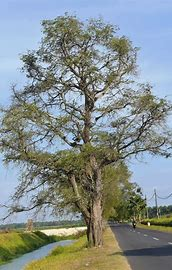
#> input picture Tugas 9 Pengolahan Citra Digital/pohon.jpg, 172 x 270 px, found by its file name
$ python edge_detection.py
#> lines starting #> are read from the running program, lines starting #| are printed output that depends on the picture
import imageio
import numpy as np
import matplotlib.pyplot as plt

def roberts_operator(image):
    """
    Implementasi Deteksi Tepi dengan Operator Robert
    """
    # Kernel Robert
    kernel_robert_x = np.array([[1, 0], [0, -1]])
    kernel_robert_y = np.array([[0, 1], [-1, 0]])

    # Konvolusi dengan kernel Robert
    gx = convolve2d(image, kernel_robert_x)
    gy = convolve2d(image, kernel_robert_y)

    # Magnitudo gradien
    gradient_magnitude = np.hypot(gx, gy)
    return gradient_magnitude

def sobel_operator(image):
    """
    Implementasi Deteksi Tepi dengan Operator Sobel
    """
    # Kernel Sobel
    kernel_sobel_x = np.array([[-1, 0, 1], [-2, 0, 2], [-1, 0, 1]])
    kernel_sobel_y = np.array([[-1, -2, -1], [0, 0, 0], [1, 2, 1]])

    # Konvolusi dengan kernel Sobel
    gx = convolve2d(image, kernel_sobel_x)
    gy = convolve2d(image, kernel_sobel_y)

    # Magnitudo gradien
    gradient_magnitude = np.hypot(gx, gy)
    return gradient_magnitude

def convolve2d(image, kernel):
    """
    Fungsi untuk melakukan konvolusi 2D pada gambar grayscale
    """
    image_h, image_w = image.shape
    kernel_h, kernel_w = kernel.shape

    # Padding untuk menjaga ukuran output sama dengan input
    pad_h = kernel_h // 2
    pad_w = kernel_w // 2
    padded_image = np.pad(image, ((pad_h, pad_h), (pad_w, pad_w)), mode='constant', constant_values=0)

    # Output hasil konvolusi
    output = np.zeros_like(image)
    for i in range(image_h):
        for j in range(image_w):
            region = padded_image[i:i+kernel_h, j:j+kernel_w]
            output[i, j] = np.sum(region * kernel)
    return output

def main():
    # Membaca gambar dalam format grayscale
    image_path = r'C:\Users\ASUS\Documents\Smester 5\Pengolahan citra digital\Tugas 9 Pengolahan Citra Digital\pohon.jpg'
    image = imageio.imread(image_path, mode='F')  # Use mode='F' for floating-point grayscale
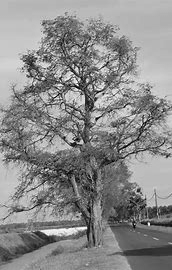
#> image: shape (270, 172) float32; min 0.228, max 254.1, mean 139.2

    # Robert Operator
    edge_roberts = roberts_operator(image)
#> in convolve2d, `padded_image = np.pad(image, ((pad_h, pad_h), (pad_w, pad_w)), mode='c..`:
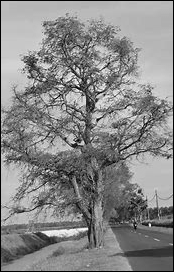
#> padded_image: shape (272, 174) float32; min 0, max 254.1, mean 136.6
#> after the loop in convolve2d, `for i in range(image_h):`:
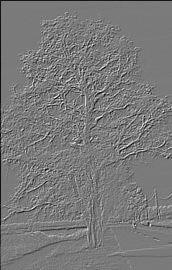
#> output: shape (270, 172) float32; min -223.2, max 240.7, mean -1.4; drawn with min black and max white
#> after the loop in convolve2d (call 2), `for i in range(image_h):`:
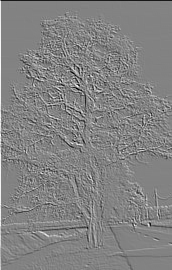
#> output: shape (270, 172) float32; min -227.8, max 216.1, mean 0.4; drawn with min black and max white

    # Sobel Operator
    edge_sobel = sobel_operator(image)
#> after the loop in convolve2d (call 3), `for i in range(image_h):`:
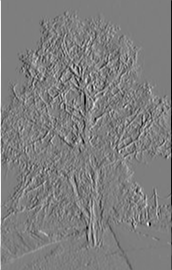
#> output: shape (270, 172) float32; min -825.6, max 840.1, mean -0.4; drawn with min black and max white
#> after the loop in convolve2d (call 4), `for i in range(image_h):`:
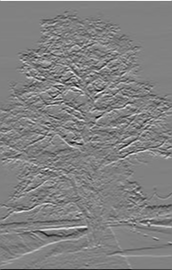
#> output: shape (270, 172) float32; min -869.6, max 845.9, mean -0.7; drawn with min black and max white
#> in sobel_operator, `gradient_magnitude = np.hypot(gx, gy)`:
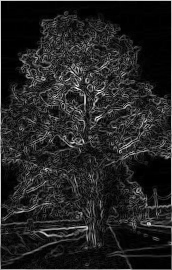
#> gradient_magnitude: shape (270, 172) float32; min 0, max 945.4, mean 132.9; drawn with min black and max white

    # Menampilkan hasil perbandingan
    plt.figure(figsize=(12, 6))

    plt.subplot(1, 3, 1)
    plt.title("Original Image")
    plt.imshow(image, cmap='gray')
    plt.axis('off')

    plt.subplot(1, 3, 2)
    plt.title("Robert Operator")
    plt.imshow(edge_roberts, cmap='gray')
    plt.axis('off')

    plt.subplot(1, 3, 3)
    plt.title("Sobel Operator")
    plt.imshow(edge_sobel, cmap='gray')
    plt.axis('off')

    plt.tight_layout()
    plt.show()

if __name__ == "__main__":
    main()
